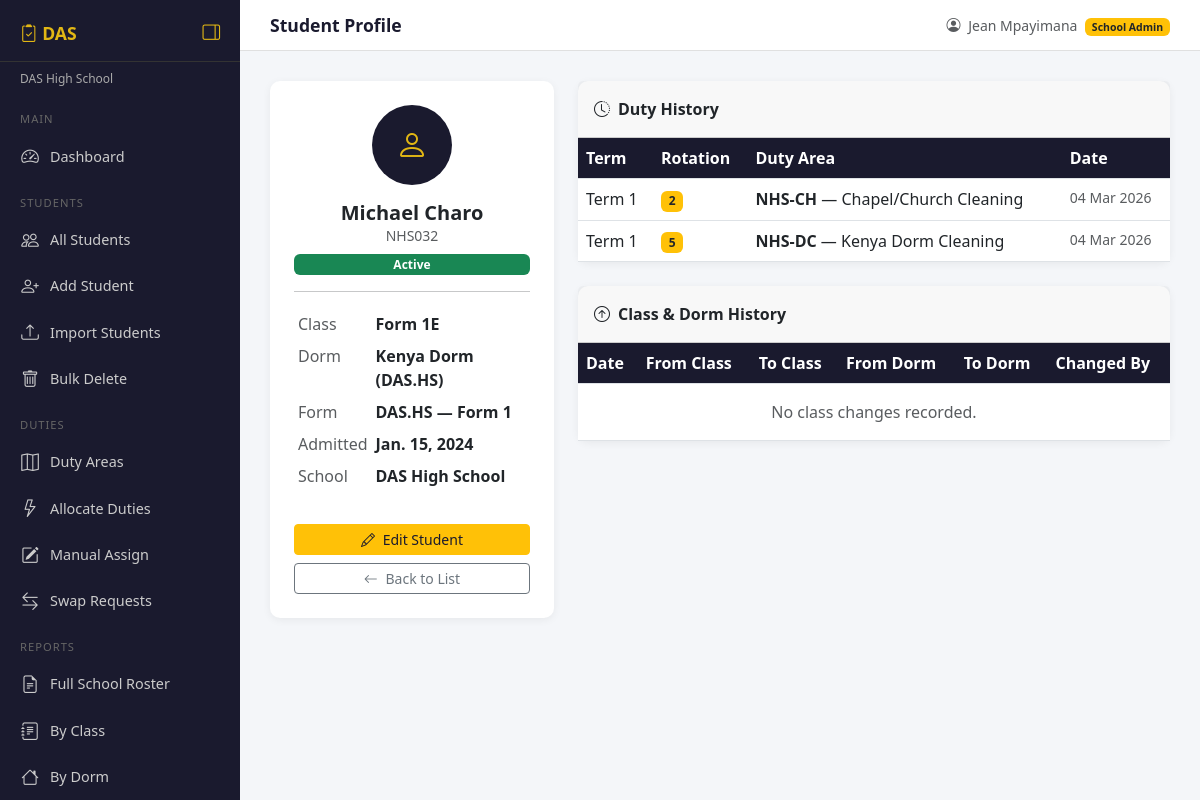
The app's page /students/303/ (signed in), older data.
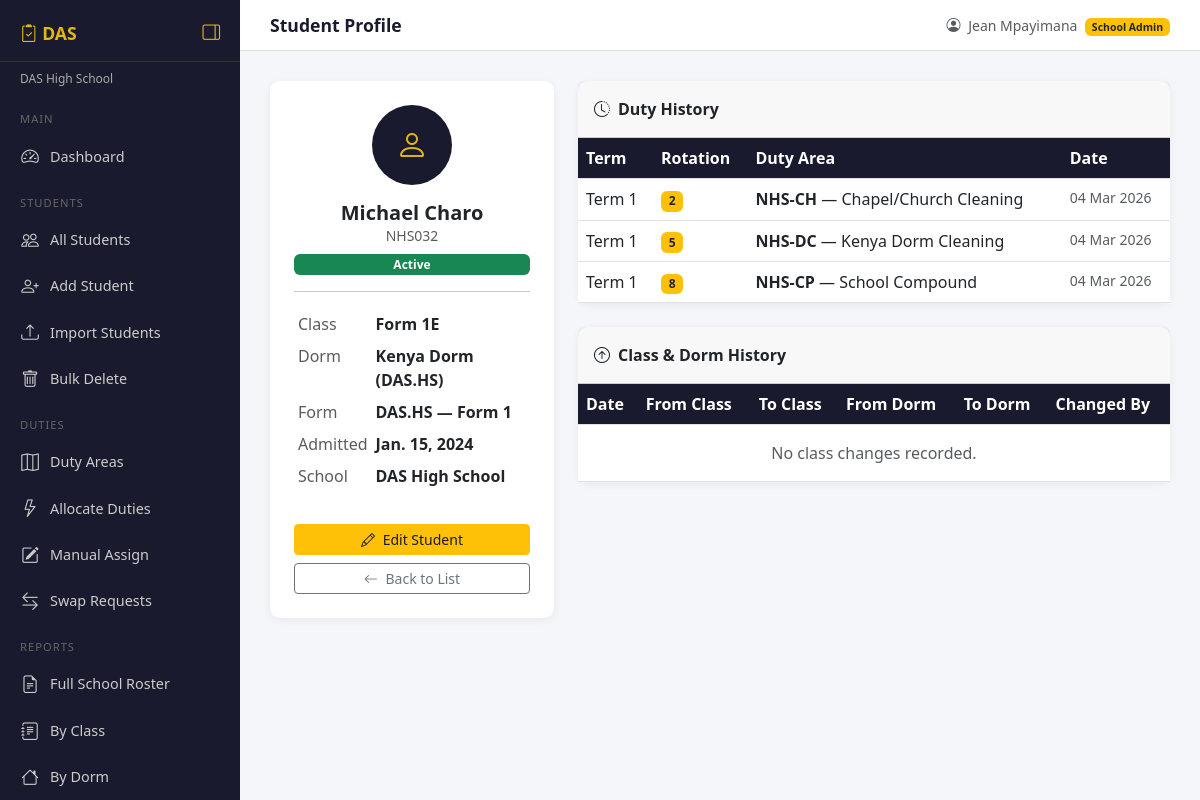
The same page, newer data.
### accounts/models.py (models this page shows, shortened)
class User(AbstractUser):
    ROLES = [
        ('superadmin', 'Super Admin'),
        ('admin', 'School Admin'),
        ('prefect', 'Prefect'),
    ]
    role = models.CharField(max_length=20, choices=ROLES, default='prefect')
    school = models.ForeignKey(
        'schools.School',
        on_delete=models.SET_NULL,
        null=True, blank=True,
        related_name='users'
    )
    def is_school_admin(self):
        return self.role in ['admin', 'superadmin']

### schools/models.py (models this page shows, shortened)
class School(models.Model):
    name        = models.CharField(max_length=200)
    code        = models.CharField(max_length=20, unique=True)
    address     = models.TextField(blank=True)
    logo        = models.ImageField(upload_to='school_logos/', blank=True, null=True)
    motto       = models.CharField(max_length=200, blank=True)
    email = models.EmailField(unique=True, blank=True, default='')
    phone       = models.CharField(max_length=20, blank=True)
    is_active   = models.BooleanField(default=True)
    registered_at = models.DateTimeField(auto_now_add=True)
    def __str__(self):
        return self.name

class Term(models.Model):
    ROTATION_CHOICES = [
        ('daily',    'Daily'),
        ('weekly',   'Weekly'),
        ('biweekly', 'Every 2 Weeks'),
        ('monthly',  'Monthly'),
    ]
    school          = models.ForeignKey(School, on_delete=models.CASCADE, related_name='terms')
    name            = models.CharField(max_length=50)
    start_date      = models.DateField()
    end_date        = models.DateField()
    is_current      = models.BooleanField(default=False)
    rotation_period = models.CharField(max_length=20, choices=ROTATION_CHOICES, default='weekly')

### students/models.py (models this page shows, shortened)
class Student(models.Model):
    STATUS_ACTIVE   = 'active'
    STATUS_PREFECT  = 'prefect'
    STATUS_MEDICAL  = 'medical'
    STATUS_ABSENT   = 'absent'
    STATUS_INACTIVE = 'inactive'
    STATUS_CHOICES = [
        (STATUS_ACTIVE,   'Active'),
        (STATUS_PREFECT,  'Prefect'),
        (STATUS_MEDICAL,  'Medical Exemption'),
        (STATUS_ABSENT,   'Absent'),
        (STATUS_INACTIVE, 'Inactive / Left School'),
    ]
    school           = models.ForeignKey(School, on_delete=models.CASCADE, related_name='students')
    admission_number = models.CharField(max_length=20)
    first_name       = models.CharField(max_length=50)
    last_name        = models.CharField(max_length=50)
    current_class    = models.ForeignKey(Class, on_delete=models.SET_NULL, null=True, related_name='students')
    dorm             = models.ForeignKey(Dorm, on_delete=models.SET_NULL, null=True, blank=True, related_name='students')
    date_admitted    = models.DateField()
    status           = models.CharField(max_length=20, choices=STATUS_CHOICES, default=STATUS_ACTIVE)
    medical_note     = models.TextField(blank=True)  # filled if status = medical
    created_at       = models.DateTimeField(auto_now_add=True)
    updated_at       = models.DateTimeField(auto_now=True)
    class Meta:
        unique_together = ('school', 'admission_number')
        ordering = ['current_class__form__order', 'last_name']
    def get_full_name(self):
        return f"{self.first_name} {self.last_name}"
    @property
    def form(self):
        return self.current_class.form if self.current_class else None

class Class(models.Model):
    school = models.ForeignKey(School, on_delete=models.CASCADE, related_name='classes')
    form   = models.ForeignKey(Form, on_delete=models.CASCADE, related_name='classes')
    stream = models.CharField(max_length=10)  # e.g. "K", "E", "N"
    class Meta:
        unique_together = ('school', 'form', 'stream')
        ordering = ['form__order', 'stream']
    def __str__(self):
        return f"{self.form.name}{self.stream}"  # e.g. Form 1K

class Form(models.Model):
    school = models.ForeignKey(School, on_delete=models.CASCADE, related_name='forms')
    name   = models.CharField(max_length=20)  # e.g. "Form 1"
    order  = models.PositiveIntegerField(default=1)  # for sorting
    class Meta:
        unique_together = ('school', 'name')
        ordering = ['order']
    def __str__(self):
        return f"{self.school.code} — {self.name}"

class Dorm(models.Model):
    school   = models.ForeignKey(School, on_delete=models.CASCADE, related_name='dorms')
    name     = models.CharField(max_length=100)
    capacity = models.PositiveIntegerField(default=0)
    class Meta:
        unique_together = ('school', 'name')
        ordering = ['name']
    def __str__(self):
        return f"{self.name} ({self.school.code})"

### duties/models.py (models this page shows, shortened)
class DutyHistory(models.Model):
    school = models.ForeignKey(School, on_delete=models.CASCADE, related_name='duty_history')
    student = models.ForeignKey(Student, on_delete=models.CASCADE, related_name='duty_history')
    duty_area = models.ForeignKey(DutyArea, on_delete=models.CASCADE, related_name='duty_history')
    term = models.ForeignKey(Term, on_delete=models.CASCADE, related_name='duty_history')
    rotation = models.PositiveIntegerField()
    created_at = models.DateTimeField(auto_now_add=True)

class DutyArea(models.Model):
    SIZE_CHOICES = [
        ('small',  'Small'),
        ('medium', 'Medium'),
        ('large',  'Large'),
    ]
    SPECIALIZATION_CHOICES = [
        ('none',     'None'),
        ('class',    'Class Based'),
        ('dorm',     'Dorm Based'),
        ('form',     'Form Based'),
        ('subject',  'Subject Based'),
    ]
    school          = models.ForeignKey(School, on_delete=models.CASCADE, related_name='duty_areas')
    name            = models.CharField(max_length=100)   # e.g. "Block A Corridor"
    label           = models.CharField(max_length=50)    # e.g. "A1", "D3"
    description     = models.TextField(blank=True)
    area_size       = models.CharField(max_length=10, choices=SIZE_CHOICES, default='medium')
    is_heavy        = models.BooleanField(default=False)
    tools_required  = models.TextField(blank=True)       # e.g. "mop, bucket, broom"
    specialization  = models.CharField(max_length=20, choices=SPECIALIZATION_CHOICES, default='none')
    specific_class  = models.ForeignKey(Class, on_delete=models.SET_NULL, null=True, blank=True, related_name='+')
    specific_dorm   = models.ForeignKey(Dorm,  on_delete=models.SET_NULL, null=True, blank=True, related_name='+')
    specific_form   = models.ForeignKey(Form,  on_delete=models.SET_NULL, null=True, blank=True, related_name='+')
    specific_subject = models.CharField(max_length=100, blank=True)
    students_required = models.PositiveIntegerField(default=1)
    is_active = models.BooleanField(default=True)
    class Meta:
        unique_together = ('school', 'label')
        ordering = ['label']

### students/views.py (the view)
# urls.py: path('<int:pk>/',           views.student_detail,         name='student_detail'),
@login_required
def student_detail(request, pk):
    school  = get_school(request)
    student = get_object_or_404(Student, pk=pk, school=school)
    history = student.class_history.all().order_by('-changed_at')
    return render(request, 'students/detail.html', {'student': student, 'history': history})

### templates/students/detail.html (shortened to what this page needs)
{% extends 'base.html' %}
{% block page_title %}Student Profile{% endblock %}
{% block content %}
<div class="row g-4">
  <div class="col-md-4">
    <div class="card p-4 text-center">
      <div class="mb-3">
        <div style="width:80px;height:80px;background:#1a1a2e;border-radius:50%;
                    display:flex;align-items:center;justify-content:center;
                    margin:0 auto;font-size:2rem;color:#e2b714;">
          <i class="bi bi-person"></i>
        </div>
      </div>
      <h5 class="fw-bold mb-0">{{ student.get_full_name }}</h5>
      <p class="text-muted small mb-2">{{ student.admission_number }}</p>
      {% if student.status == 'active' %}
        <span class="badge bg-success">Active</span>
      {% elif student.status == 'prefect' %}
        <span class="badge bg-warning text-dark">Prefect</span>
      {% elif student.status == 'medical' %}
        <span class="badge bg-danger">Medical Exemption</span>
      {% elif student.status == 'absent' %}
        <span class="badge bg-secondary">Absent</span>
      {% else %}
        <span class="badge bg-dark">Inactive</span>
      {% endif %}
      <hr>
      <table class="table table-sm table-borderless text-start">
        <tr>
          <td class="text-muted">Class</td>
          <td><strong>{{ student.current_class }}</strong></td>
        </tr>
        <tr>
          <td class="text-muted">Dorm</td>
          <td><strong>{{ student.dorm|default:"—" }}</strong></td>
        </tr>
        <tr>
          <td class="text-muted">Form</td>
          <td><strong>{{ student.form }}</strong></td>
        </tr>
        <tr>
          <td class="text-muted">Admitted</td>
          <td><strong>{{ student.date_admitted }}</strong></td>
        </tr>
        <tr>
          <td class="text-muted">School</td>
          <td><strong>{{ student.school }}</strong></td>
        </tr>
      </table>
      <div class="d-grid gap-2 mt-3 no-print">
        <a href="{% url 'student_update' student.pk %}" class="btn btn-warning btn-sm">
          <i class="bi bi-pencil me-1"></i> Edit Student
        </a>
        <a href="{% url 'student_list' %}" class="btn btn-outline-secondary btn-sm">
          <i class="bi bi-arrow-left me-1"></i> Back to List
        </a>
      </div>
    </div>
  </div>
  <div class="col-md-8">
    <div class="card">
      <div class="card-header fw-bold py-3">
        <i class="bi bi-clock-history me-2"></i>Duty History
      </div>
      <div class="card-body p-0">
        <table class="table table-hover mb-0">
          <thead>
            <tr>
              <th>Term</th>
              <th>Rotation</th>
              <th>Duty Area</th>
              <th>Date</th>
            </tr>
          </thead>
          <tbody>
            {% for h in student.duty_history.all %}
            <tr>
              <td>{{ h.term.name }}</td>
              <td><span class="badge bg-warning text-dark">{{ h.rotation }}</span></td>
              <td><strong>{{ h.duty_area.label }}</strong> — {{ h.duty_area.name }}</td>
              <td class="text-muted small">{{ h.created_at|date:"d M Y" }}</td>
            </tr>
            {% endfor %}
          </tbody>
        </table>
      </div>
    </div>
    <div class="card mt-4">
      <div class="card-header fw-bold py-3">
        <i class="bi bi-arrow-up-circle me-2"></i>Class & Dorm History
      </div>
      <div class="card-body p-0">
        <table class="table table-hover mb-0">
          <thead>
            <tr>
              <th>Date</th>
              <th>From Class</th>
              <th>To Class</th>
              <th>From Dorm</th>
              <th>To Dorm</th>
              <th>Changed By</th>
            </tr>
          </thead>
          <tbody>
            {% for h in history %}
            <tr>
              <td class="small">{{ h.changed_at|date:"d M Y" }}</td>
              <td>{{ h.old_class|default:"—" }}</td>
              <td><strong>{{ h.new_class|default:"—" }}</strong></td>
              <td>{{ h.old_dorm|default:"—" }}</td>
              <td><strong>{{ h.new_dorm|default:"—" }}</strong></td>
              <td class="text-muted small">{{ h.changed_by }}</td>
            </tr>
            {% empty %}
            <tr>
              <td colspan="6" class="text-center text-muted py-3">
                No class changes recorded.
              </td>
            </tr>
            {% endfor %}
          </tbody>
        </table>
      </div>
    </div>
  </div>
</div>
{% endblock %}

### templates/base.html (shortened to what this page needs)
<!DOCTYPE html>
<html lang="en">
<head>
  <link href="https://cdn.jsdelivr.net/npm/bootstrap@5.3.0/dist/css/bootstrap.min.css" rel="stylesheet">
  <link href="https://cdn.jsdelivr.net/npm/bootstrap-icons@1.10.5/font/bootstrap-icons.css" rel="stylesheet">
</head>
<body>
<div class="sidebar" id="sidebar">
  <div class="brand">
    <span class="brand-text">
      <i class="bi bi-clipboard2-check"></i> DAS
    </span>
    <button class="toggle-btn" id="toggleBtn" title="Toggle Sidebar">
      <i class="bi bi-layout-sidebar-reverse" id="toggleIcon"></i>
    </button>
  </div>
  <div class="school-name">{{ request.user.school }}</div>
  <div class="nav-section">Main</div>
  <a href="{% url 'dashboard' %}"
     data-title="Dashboard"
     class="{% if request.resolver_match.url_name == 'dashboard' %}active{% endif %}">
    <i class="bi bi-speedometer2"></i>
    <span class="nav-label">Dashboard</span>
  </a>
  <div class="nav-section">Students</div>
  <a href="{% url 'student_list' %}"
     data-title="All Students"
     class="{% if request.resolver_match.url_name == 'student_list' %}active{% endif %}">
    <i class="bi bi-people"></i>
    <span class="nav-label">All Students</span>
  </a>
  <a href="{% url 'student_create' %}"
     data-title="Add Student"
     class="{% if request.resolver_match.url_name == 'student_create' %}active{% endif %}">
    <i class="bi bi-person-plus"></i>
    <span class="nav-label">Add Student</span>
  </a>
  <a href="{% url 'student_import' %}"
     data-title="Import Students"
     class="{% if request.resolver_match.url_name == 'student_import' %}active{% endif %}">
    <i class="bi bi-upload"></i>
    <span class="nav-label">Import Students</span>
  </a>
  <a href="{% url 'student_bulk_delete' %}"
     data-title="Bulk Delete"
     class="{% if request.resolver_match.url_name == 'student_bulk_delete' %}active{% endif %}">
    <i class="bi bi-trash"></i>
    <span class="nav-label">Bulk Delete</span>
  </a>
  <div class="nav-section">Duties</div>
  <a href="{% url 'duty_area_list' %}"
     data-title="Duty Areas"
     class="{% if request.resolver_match.url_name == 'duty_area_list' %}active{% endif %}">
    <i class="bi bi-map"></i>
    <span class="nav-label">Duty Areas</span>
  </a>
  <a href="{% url 'allocate' %}"
     data-title="Allocate Duties"
     class="{% if request.resolver_match.url_name == 'allocate' %}active{% endif %}">
    <i class="bi bi-lightning"></i>
    <span class="nav-label">Allocate Duties</span>
  </a>
  <a href="{% url 'manual_assign' %}"
     data-title="Manual Assign"
     class="{% if request.resolver_match.url_name == 'manual_assign' %}active{% endif %}">
    <i class="bi bi-pencil-square"></i>
    <span class="nav-label">Manual Assign</span>
  </a>
  <a href="{% url 'swap_list' %}"
     data-title="Swap Requests"
     class="{% if request.resolver_match.url_name == 'swap_list' %}active{% endif %}">
    <i class="bi bi-arrow-left-right"></i>
    <span class="nav-label">Swap Requests</span>
  </a>
  <div class="nav-section">Reports</div>
  <a href="{% url 'report_full_school' %}"
     data-title="Full School Roster"
     class="{% if request.resolver_match.url_name == 'report_full_school' %}active{% endif %}">
    <i class="bi bi-file-earmark-text"></i>
    <span class="nav-label">Full School Roster</span>
  </a>
  <a href="{% url 'report_by_class' %}"
     data-title="By Class"
     class="{% if request.resolver_match.url_name == 'report_by_class' %}active{% endif %}">
    <i class="bi bi-journal-text"></i>
    <span class="nav-label">By Class</span>
  </a>
  <a href="{% url 'report_by_dorm' %}"
     data-title="By Dorm"
     class="{% if request.resolver_match.url_name == 'report_by_dorm' %}active{% endif %}">
    <i class="bi bi-house"></i>
    <span class="nav-label">By Dorm</span>
  </a>
  </div>
<div class="main-content" id="mainContent">
  <div class="topbar">
    <span class="page-title">{% block page_title %}Dashboard{% endblock %}</span>
    <span class="text-muted small">
      <i class="bi bi-person-circle me-1"></i>
      {{ request.user.get_full_name|default:request.user.username }}
      <span class="badge bg-warning text-dark ms-1">
        {{ request.user.get_role_display }}
      </span>
    </span>
  </div>
  <div class="content-area">
    {% block content %}{% endblock %}
  </div>
</div>
</body>
</html>

Row changes from the older to the newer data that the page shows:
added DutyHistory: term.name "Term 1", rotation "8", duty_area.label "NHS-CP", duty_area.name "School Compound", created_at "04 Mar 2026"
